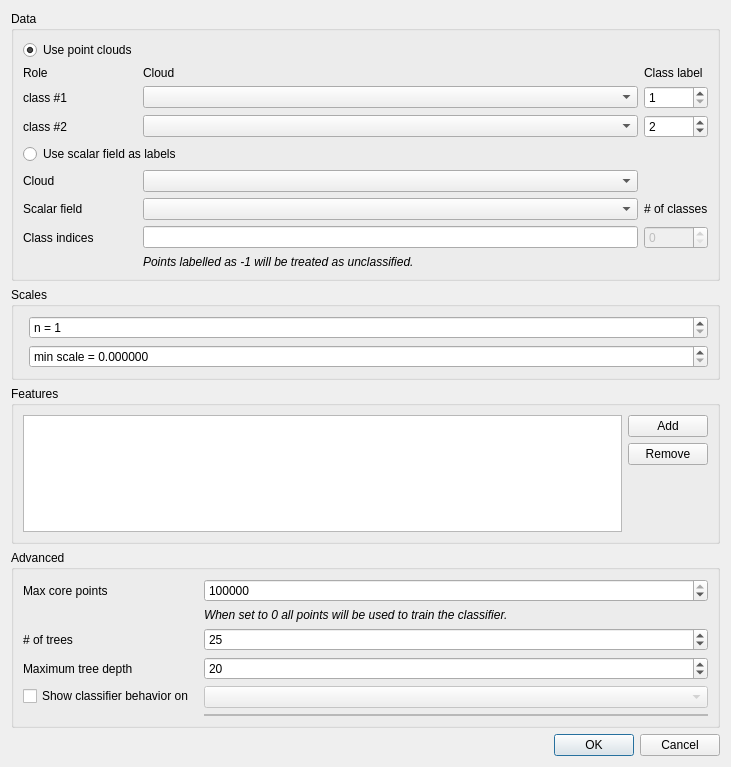
<?xml version="1.0" encoding="UTF-8"?>
<ui version="4.0">
 <class>RFCTrainingDialog</class>
 <widget class="QDialog" name="RFCTrainingDialog">
  <property name="geometry">
   <rect>
    <x>0</x>
    <y>0</y>
    <width>731</width>
    <height>767</height>
   </rect>
  </property>
  <property name="windowTitle">
   <string>Random Forest Classifier Training</string>
  </property>
  <property name="windowIcon">
   <iconset resource="../qRandomForestClassifier.qrc">
    <normaloff>:/CC/plugin/qRandomForestClassifier/images/icon_train.png</normaloff>:/CC/plugin/qRandomForestClassifier/images/icon_train.png</iconset>
  </property>
  <layout class="QVBoxLayout" name="verticalLayout">
   <item>
    <widget class="QGroupBox" name="dataGroupBox">
     <property name="title">
      <string>Data</string>
     </property>
     <layout class="QGridLayout" name="gridLayout">
      <item row="5" column="2">
       <widget class="QLabel" name="label_5">
        <property name="text">
         <string>Class label</string>
        </property>
       </widget>
      </item>
      <item row="8" column="2">
       <widget class="QSpinBox" name="cloud2ClassSpinBox">
        <property name="minimum">
         <number>1</number>
        </property>
        <property name="value">
         <number>2</number>
        </property>
       </widget>
      </item>
      <item row="13" column="0">
       <widget class="QLabel" name="label_12">
        <property name="text">
         <string>Class indices</string>
        </property>
       </widget>
      </item>
      <item row="5" column="0">
       <widget class="QLabel" name="label_3">
        <property name="text">
         <string>Role</string>
        </property>
       </widget>
      </item>
      <item row="5" column="1">
       <widget class="QLabel" name="label_4">
        <property name="text">
         <string>Cloud</string>
        </property>
       </widget>
      </item>
      <item row="13" column="1">
       <widget class="QLineEdit" name="classesLineEdit">
        <property name="toolTip">
         <string>Indices should be seperated by a space, e.g., &quot;0 1 2&quot;.</string>
        </property>
       </widget>
      </item>
      <item row="8" column="0">
       <widget class="QLabel" name="label_2">
        <property name="text">
         <string>class #2</string>
        </property>
       </widget>
      </item>
      <item row="10" column="1">
       <widget class="QComboBox" name="cloudComboBox">
        <property name="toolTip">
         <string>The point cloud to be used for training.</string>
        </property>
       </widget>
      </item>
      <item row="13" column="2">
       <widget class="QSpinBox" name="numberClassesSpinBox">
        <property name="enabled">
         <bool>false</bool>
        </property>
        <property name="toolTip">
         <string>The number of classes detected (zero when the Class indices list is invalid).</string>
        </property>
        <property name="maximum">
         <number>1024</number>
        </property>
       </widget>
      </item>
      <item row="12" column="1">
       <widget class="QComboBox" name="scalarFieldComboBox">
        <property name="toolTip">
         <string>A scalar field of integer labels.</string>
        </property>
       </widget>
      </item>
      <item row="12" column="2">
       <widget class="QLabel" name="label_11">
        <property name="text">
         <string># of classes</string>
        </property>
       </widget>
      </item>
      <item row="7" column="2">
       <widget class="QSpinBox" name="cloud1ClassSpinBox">
        <property name="minimum">
         <number>1</number>
        </property>
       </widget>
      </item>
      <item row="8" column="1">
       <widget class="QComboBox" name="class2CloudComboBox">
        <property name="sizePolicy">
         <sizepolicy hsizetype="Expanding" vsizetype="Fixed">
          <horstretch>0</horstretch>
          <verstretch>0</verstretch>
         </sizepolicy>
        </property>
        <property name="toolTip">
         <string>Points belonging to class #2</string>
        </property>
       </widget>
      </item>
      <item row="12" column="0">
       <widget class="QLabel" name="label_9">
        <property name="text">
         <string>Scalar field</string>
        </property>
       </widget>
      </item>
      <item row="7" column="0">
       <widget class="QLabel" name="label">
        <property name="text">
         <string>class #1</string>
        </property>
       </widget>
      </item>
      <item row="10" column="0">
       <widget class="QLabel" name="label_10">
        <property name="text">
         <string>Cloud</string>
        </property>
       </widget>
      </item>
      <item row="7" column="1">
       <widget class="QComboBox" name="class1CloudComboBox">
        <property name="sizePolicy">
         <sizepolicy hsizetype="Expanding" vsizetype="Fixed">
          <horstretch>0</horstretch>
          <verstretch>0</verstretch>
         </sizepolicy>
        </property>
        <property name="toolTip">
         <string>Points belonging to class #1</string>
        </property>
       </widget>
      </item>
      <item row="14" column="1" colspan="2">
       <widget class="QLabel" name="label_13">
        <property name="font">
         <font>
          <italic>true</italic>
         </font>
        </property>
        <property name="text">
         <string>Points labelled as -1 will be treated as unclassified.</string>
        </property>
        <property name="alignment">
         <set>Qt::AlignLeading|Qt::AlignLeft|Qt::AlignVCenter</set>
        </property>
       </widget>
      </item>
      <item row="9" column="0" colspan="2">
       <widget class="QRadioButton" name="useScalarFieldsRadioButton">
        <property name="text">
         <string>Use scalar field as labels</string>
        </property>
        <property name="checked">
         <bool>false</bool>
        </property>
       </widget>
      </item>
      <item row="4" column="0">
       <widget class="QRadioButton" name="usePointCloudsRadioButton">
        <property name="text">
         <string>Use point clouds</string>
        </property>
        <property name="checked">
         <bool>true</bool>
        </property>
       </widget>
      </item>
     </layout>
    </widget>
   </item>
   <item>
    <widget class="QGroupBox" name="scalesGroupBox">
     <property name="title">
      <string>Scales</string>
     </property>
     <layout class="QFormLayout" name="formLayout_2">
      <item row="0" column="1">
       <widget class="QFrame" name="scalesRampFrame">
        <layout class="QVBoxLayout" name="verticalLayout_2">
         <property name="leftMargin">
          <number>0</number>
         </property>
         <property name="topMargin">
          <number>0</number>
         </property>
         <property name="rightMargin">
          <number>0</number>
         </property>
         <property name="bottomMargin">
          <number>0</number>
         </property>
         <item>
          <widget class="QSpinBox" name="numberScalesSpinBox">
           <property name="toolTip">
            <string>The number of scales to compute.</string>
           </property>
           <property name="prefix">
            <string>n = </string>
           </property>
           <property name="minimum">
            <number>1</number>
           </property>
           <property name="maximum">
            <number>20</number>
           </property>
          </widget>
         </item>
         <item>
          <widget class="QDoubleSpinBox" name="minScaleDoubleSpinBox">
           <property name="toolTip">
            <string>The smallest scale used as a voxel size for the planimetric grid (if the default value -1 is used, its value is automatically estimated).</string>
           </property>
           <property name="prefix">
            <string>min scale = </string>
           </property>
           <property name="decimals">
            <number>6</number>
           </property>
           <property name="minimum">
            <double>0.000000000000000</double>
           </property>
           <property name="maximum">
            <double>1000000000.000000000000000</double>
           </property>
           <property name="singleStep">
            <double>0.100000000000000</double>
           </property>
           <property name="value">
            <double>0.000000000000000</double>
           </property>
          </widget>
         </item>
        </layout>
       </widget>
      </item>
     </layout>
    </widget>
   </item>
   <item>
    <widget class="QGroupBox" name="groupBox">
     <property name="title">
      <string>Features</string>
     </property>
     <layout class="QGridLayout" name="gridLayout_2">
      <item row="0" column="1">
       <widget class="QPushButton" name="addPushButton">
        <property name="text">
         <string>Add</string>
        </property>
       </widget>
      </item>
      <item row="0" column="0" rowspan="3">
       <widget class="QListView" name="featureListView"/>
      </item>
      <item row="1" column="1">
       <widget class="QPushButton" name="removePushButton">
        <property name="text">
         <string>Remove</string>
        </property>
       </widget>
      </item>
     </layout>
    </widget>
   </item>
   <item>
    <widget class="QGroupBox" name="groupBox_2">
     <property name="title">
      <string>Advanced</string>
     </property>
     <layout class="QFormLayout" name="formLayout">
      <item row="1" column="0">
       <widget class="QLabel" name="label_6">
        <property name="text">
         <string>Max core points</string>
        </property>
       </widget>
      </item>
      <item row="1" column="1">
       <widget class="QSpinBox" name="maxPointsSpinBox">
        <property name="toolTip">
         <string>Maximum number of core points computed on each class</string>
        </property>
        <property name="minimum">
         <number>0</number>
        </property>
        <property name="maximum">
         <number>1000000000</number>
        </property>
        <property name="singleStep">
         <number>1000</number>
        </property>
        <property name="value">
         <number>100000</number>
        </property>
       </widget>
      </item>
      <item row="2" column="1">
       <widget class="QLabel" name="label_8">
        <property name="font">
         <font>
          <italic>true</italic>
         </font>
        </property>
        <property name="text">
         <string>When set to 0 all points will be used to train the classifier.</string>
        </property>
       </widget>
      </item>
      <item row="3" column="0">
       <widget class="QLabel" name="label_14">
        <property name="text">
         <string># of trees</string>
        </property>
       </widget>
      </item>
      <item row="3" column="1">
       <widget class="QSpinBox" name="nTreesSpinBox">
        <property name="toolTip">
         <string>The number of trees generated by the training algorithm. Higher values may improve result at the cost of higher computation times (in general, using a few dozens of trees is enough).</string>
        </property>
        <property name="minimum">
         <number>1</number>
        </property>
        <property name="maximum">
         <number>1024</number>
        </property>
        <property name="value">
         <number>25</number>
        </property>
       </widget>
      </item>
      <item row="4" column="0">
       <widget class="QLabel" name="label_15">
        <property name="text">
         <string>Maximum tree depth</string>
        </property>
       </widget>
      </item>
      <item row="4" column="1">
       <widget class="QSpinBox" name="maxTreeDepthSpinBox">
        <property name="toolTip">
         <string>The maximum depth of the trees. Higher values will improve how the forest fits the training set. A overly low value will underfit the test data and conversely an overly high value will likely overfit.</string>
        </property>
        <property name="minimum">
         <number>1</number>
        </property>
        <property name="maximum">
         <number>1024</number>
        </property>
        <property name="value">
         <number>20</number>
        </property>
       </widget>
      </item>
      <item row="5" column="0">
       <widget class="QCheckBox" name="evaluateParamsCheckBox">
        <property name="toolTip">
         <string>Check this to add more points to the 2D classifier behavior representation</string>
        </property>
        <property name="text">
         <string>Show classifier behavior on </string>
        </property>
       </widget>
      </item>
      <item row="5" column="1">
       <widget class="QComboBox" name="evaluationCloudComboBox">
        <property name="enabled">
         <bool>false</bool>
        </property>
        <property name="sizePolicy">
         <sizepolicy hsizetype="Expanding" vsizetype="Fixed">
          <horstretch>0</horstretch>
          <verstretch>0</verstretch>
         </sizepolicy>
        </property>
        <property name="toolTip">
         <string>A point cloud that may be used after training the classifier to quickly see the results (equivalent to calling the Train, then Classify functions individually).</string>
        </property>
       </widget>
      </item>
      <item row="6" column="1">
       <widget class="QFrame" name="frame">
        <property name="frameShape">
         <enum>QFrame::StyledPanel</enum>
        </property>
        <property name="frameShadow">
         <enum>QFrame::Raised</enum>
        </property>
        <layout class="QHBoxLayout" name="horizontalLayout_8">
         <property name="leftMargin">
          <number>0</number>
         </property>
         <property name="topMargin">
          <number>0</number>
         </property>
         <property name="rightMargin">
          <number>0</number>
         </property>
         <property name="bottomMargin">
          <number>0</number>
         </property>
        </layout>
       </widget>
      </item>
     </layout>
    </widget>
   </item>
   <item>
    <spacer name="verticalSpacer">
     <property name="orientation">
      <enum>Qt::Vertical</enum>
     </property>
     <property name="sizeHint" stdset="0">
      <size>
       <width>20</width>
       <height>1</height>
      </size>
     </property>
    </spacer>
   </item>
   <item>
    <widget class="QDialogButtonBox" name="buttonBox">
     <property name="orientation">
      <enum>Qt::Horizontal</enum>
     </property>
     <property name="standardButtons">
      <set>QDialogButtonBox::Cancel|QDialogButtonBox::Ok</set>
     </property>
    </widget>
   </item>
  </layout>
 </widget>
 <tabstops>
  <tabstop>class1CloudComboBox</tabstop>
  <tabstop>cloud1ClassSpinBox</tabstop>
  <tabstop>class2CloudComboBox</tabstop>
  <tabstop>cloud2ClassSpinBox</tabstop>
  <tabstop>minScaleDoubleSpinBox</tabstop>
  <tabstop>maxPointsSpinBox</tabstop>
  <tabstop>evaluateParamsCheckBox</tabstop>
  <tabstop>evaluationCloudComboBox</tabstop>
  <tabstop>buttonBox</tabstop>
 </tabstops>
 <resources>
  <include location="../qRandomForestClassifier.qrc"/>
 </resources>
 <connections>
  <connection>
   <sender>buttonBox</sender>
   <signal>accepted()</signal>
   <receiver>RFCTrainingDialog</receiver>
   <slot>accept()</slot>
   <hints>
    <hint type="sourcelabel">
     <x>248</x>
     <y>254</y>
    </hint>
    <hint type="destinationlabel">
     <x>157</x>
     <y>274</y>
    </hint>
   </hints>
  </connection>
  <connection>
   <sender>buttonBox</sender>
   <signal>rejected()</signal>
   <receiver>RFCTrainingDialog</receiver>
   <slot>reject()</slot>
   <hints>
    <hint type="sourcelabel">
     <x>316</x>
     <y>260</y>
    </hint>
    <hint type="destinationlabel">
     <x>286</x>
     <y>274</y>
    </hint>
   </hints>
  </connection>
  <connection>
   <sender>evaluateParamsCheckBox</sender>
   <signal>toggled(bool)</signal>
   <receiver>evaluationCloudComboBox</receiver>
   <slot>setEnabled(bool)</slot>
   <hints>
    <hint type="sourcelabel">
     <x>109</x>
     <y>281</y>
    </hint>
    <hint type="destinationlabel">
     <x>343</x>
     <y>282</y>
    </hint>
   </hints>
  </connection>
 </connections>
</ui>
